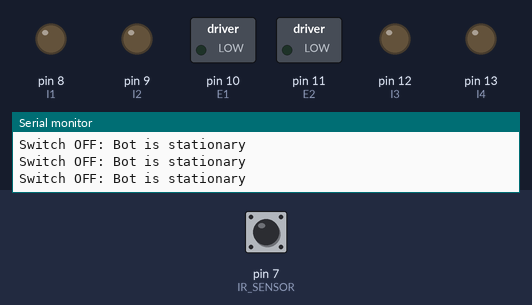
Recording of a sketch running on a simulated Arduino Uno, built with avr-gcc and run on an emulated ATmega328P. On the bench: switched loads named in the sketch (green lamp = pin HIGH), output pins drawn as LEDs (lit = HIGH), the last lines printed to the serial monitor. Inputs (shaded band) come from the test bench; at power-on: pin 7 (IR_SENSOR) HIGH.

Above: at 1.2 s.
1.3 s: pin 7 (IR_SENSOR) driven LOW
At 2.1 s:
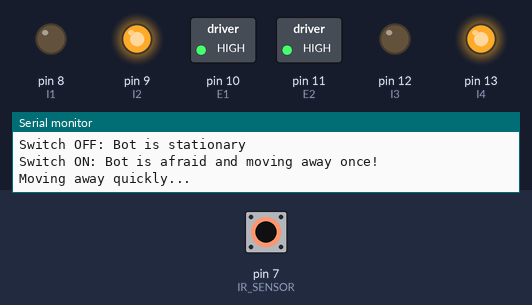
3.8 s: pin 7 (IR_SENSOR) driven HIGH
6.8 s: pin 7 (IR_SENSOR) pulsed LOW 2 times (0.12 s each, 0.3 s apart)
10.4 s: pin 7 (IR_SENSOR) pulsed LOW 5 times (0.12 s each, 0.3 s apart)
Timing chart, 0 to 13.4 s (numbered marks = the images above; inputs shaded):
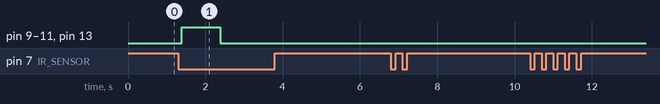

The sketch:

moving_back_fear.ino
```cpp
// Pin definitions for motors
#define E1 10  // Enable Pin for motor 1
#define E2 11  // Enable Pin for motor 2
#define I1 8   // Control pin 1 for motor 1
#define I2 9   // Control pin 2 for motor 1
#define I3 12  // Control pin 1 for motor 2
#define I4 13  // Control pin 2 for motor 2

// Pin definition for switch
#define IR_SENSOR 7  // Pin for the switch

// Motion speed and timing
int motorSpeed = 255;     // Maximum speed for rapid movement
unsigned long moveTime = 1000; // Move for 1 second (bot moves away)

// Flag to track whether the bot has already moved
bool hasMoved = false;

void setup() {
  // Initialize motor control pins as output
  pinMode(E1, OUTPUT);
  pinMode(E2, OUTPUT);
  pinMode(I1, OUTPUT);
  pinMode(I2, OUTPUT);
  pinMode(I3, OUTPUT);
  pinMode(I4, OUTPUT);

  // Initialize switch pin as input with pull-up resistor
  pinMode(IR_SENSOR , INPUT_PULLUP);

  // Enable motors by setting Enable pins high
  digitalWrite(E1, HIGH);
  digitalWrite(E2, HIGH);

  // Start Serial Communication for output
  Serial.begin(9600);
  Serial.println("Bot Motion Control Started!");
}

void loop() {
  // Read the state of the switch
  int switchState = digitalRead(IR_SENSOR);

  if (switchState == LOW && !hasMoved) { // Switch is ON and bot has not moved yet
    Serial.println("Switch ON: Bot is afraid and moving away once!");

    // Perform sudden backward movement only once
    suddenMoveAway();

    // Set the flag to true so it doesn't move again
    hasMoved = true;
  } else if (switchState == HIGH) { // Switch is OFF
    Serial.println("Switch OFF: Bot is stationary");

    // Stop the motors when the switch is off
    stopMotors();
  }
}

// Function to make the bot move away quickly (backward) only once
void suddenMoveAway() {
  Serial.println("Moving away quickly...");

  // Set motor 1 to move backward
  digitalWrite(I1, LOW);   // Motor 1 backward
  digitalWrite(I2, HIGH);

  // Set motor 2 to move backward
  digitalWrite(I3, LOW);   // Motor 2 backward
  digitalWrite(I4, HIGH);

  // Set motor speed for rapid movement
  analogWrite(E1, motorSpeed); // Speed for Motor 1
  analogWrite(E2, motorSpeed); // Speed for Motor 2

  // Move backward for the defined time
  delay(moveTime);

  // After the move, stop the motors
  stopMotors();
}

// Function to stop the motors
void stopMotors() {
  // Stop both motors
  digitalWrite(I1, LOW);
  digitalWrite(I2, LOW);
  digitalWrite(I3, LOW);
  digitalWrite(I4, LOW);
  analogWrite(E1, 0); // Stop Motor 1
  analogWrite(E2, 0); // Stop Motor 2
}
```

Measured:
- after the input at 1.3 s, pin 9 (I2), pin 10 (E1), pin 11 (E2), pin 13 (I4): LOW → HIGH after 0.09 s, → LOW 1.0 s later
